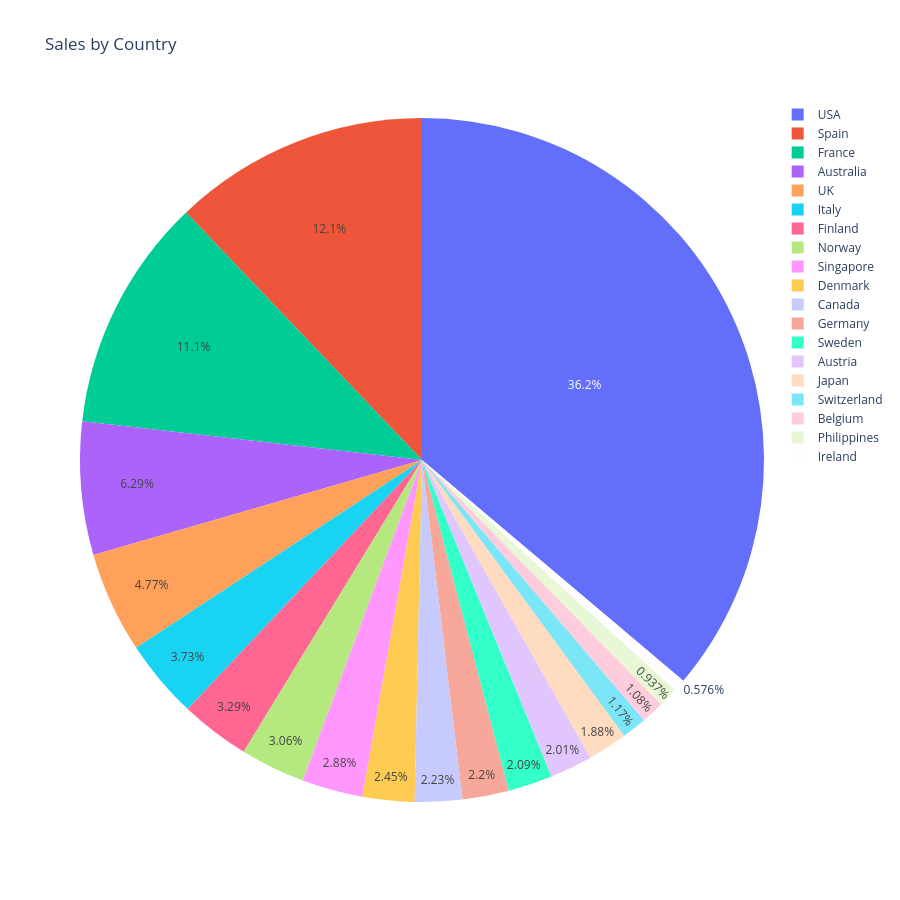

Write notebook code for a chart like this one.
### Markdown cell above
## Sales by Region

### Code cell
region_sales = df.groupby('COUNTRY')['SALES'].sum().reset_index()

import plotly.express as px

fig = px.pie(region_sales,
             names='COUNTRY',
             values='SALES',
             title='Sales by Country')

fig.update_layout(width=900, height=900)

fig.show()

### Figure 1 — Plotly figure (JSON) as saved in the notebook; plotly's stock layout.template omitted (floating-point values rounded to 4 significant figures)
{"data": [{"domain": {"x": [0, 1], "y": [0, 1]}, "hovertemplate": "COUNTRY=%{label}<br>SALES=%{value}<extra></extra>", "labels": ["Australia", "Austria", "Belgium", "Canada", "Denmark", "Finland", "France", "Germany", "Ireland", "Italy", "Japan", "Norway", "Philippines", "Singapore", "Spain", "Sweden", "Switzerland", "UK", "USA"], "legendgroup": "", "name": "", "showlegend": true, "type": "pie", "values": [630600.0, 202100.0, 108400.0, 224100.0, 245600.0, 329600.0, 1111000.0, 220500.0, 57760.0, 374700.0, 188200.0, 307500.0, 94020.0, 288500.0, 1216000.0, 210000.0, 117700.0, 478900.0, 3628000.0]}], "layout": {"height": 900, "legend": {"tracegroupgap": 0}, "title": {"text": "Sales by Country"}, "width": 900}}
